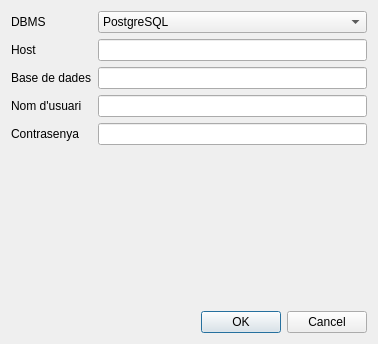
<?xml version="1.0" encoding="UTF-8"?>
<ui version="4.0">
 <class>ConnectDialog</class>
 <widget class="QDialog" name="ConnectDialog">
  <property name="geometry">
   <rect>
    <x>0</x>
    <y>0</y>
    <width>378</width>
    <height>344</height>
   </rect>
  </property>
  <property name="windowTitle">
   <string>Connectar a BD</string>
  </property>
  <layout class="QVBoxLayout" name="verticalLayout">
   <item>
    <layout class="QFormLayout" name="formLayout">
     <item row="0" column="0">
      <widget class="QLabel" name="dbmsLab">
       <property name="text">
        <string>DBMS</string>
       </property>
      </widget>
     </item>
     <item row="0" column="1">
      <widget class="QComboBox" name="dbmsInp">
       <item>
        <property name="text">
         <string>PostgreSQL</string>
        </property>
       </item>
       <item>
        <property name="text">
         <string>SQLite</string>
        </property>
       </item>
      </widget>
     </item>
     <item row="2" column="0">
      <widget class="QLabel" name="dbLab">
       <property name="text">
        <string>Base de dades</string>
       </property>
      </widget>
     </item>
     <item row="2" column="1">
      <widget class="QLineEdit" name="dbInp"/>
     </item>
     <item row="1" column="0">
      <widget class="QLabel" name="hostLab">
       <property name="text">
        <string>Host</string>
       </property>
      </widget>
     </item>
     <item row="1" column="1">
      <widget class="QLineEdit" name="hostInp"/>
     </item>
     <item row="3" column="0">
      <widget class="QLabel" name="userLab">
       <property name="text">
        <string>Nom d'usuari</string>
       </property>
      </widget>
     </item>
     <item row="3" column="1">
      <widget class="QLineEdit" name="userInp"/>
     </item>
     <item row="4" column="0">
      <widget class="QLabel" name="passwordLab">
       <property name="text">
        <string>Contrasenya</string>
       </property>
      </widget>
     </item>
     <item row="4" column="1">
      <widget class="QLineEdit" name="passwordInp">
       <property name="echoMode">
        <enum>QLineEdit::Password</enum>
       </property>
      </widget>
     </item>
    </layout>
   </item>
   <item>
    <widget class="QDialogButtonBox" name="buttonBox">
     <property name="orientation">
      <enum>Qt::Horizontal</enum>
     </property>
     <property name="standardButtons">
      <set>QDialogButtonBox::Cancel|QDialogButtonBox::Ok</set>
     </property>
    </widget>
   </item>
  </layout>
 </widget>
 <resources/>
 <connections>
  <connection>
   <sender>buttonBox</sender>
   <signal>rejected()</signal>
   <receiver>ConnectDialog</receiver>
   <slot>reject()</slot>
   <hints>
    <hint type="sourcelabel">
     <x>295</x>
     <y>324</y>
    </hint>
    <hint type="destinationlabel">
     <x>286</x>
     <y>274</y>
    </hint>
   </hints>
  </connection>
 </connections>
</ui>
